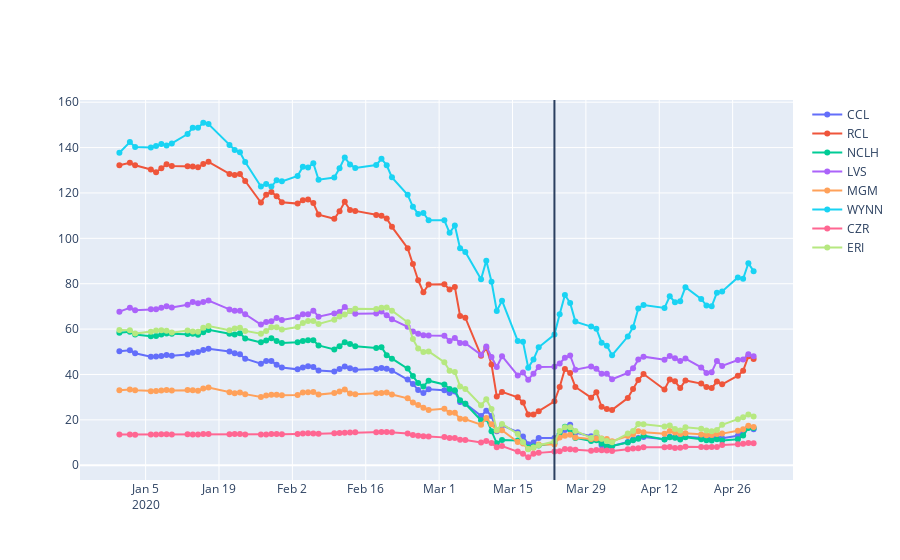

Notebook code cell kept with this figure:
### Code cell
# Cruise & Casino industry
plot_f(stock['CCL'],stock['RCL'],stock['NCLH'],stock['LVS'],stock['MGM'],stock['WYNN'],stock['CZR'],stock['ERI'])
cruise = df_f(stock['CCL'],stock['RCL'],stock['NCLH'],stock['LVS'],stock['MGM'],stock['WYNN'],stock['CZR'],stock['ERI'])
cruise
